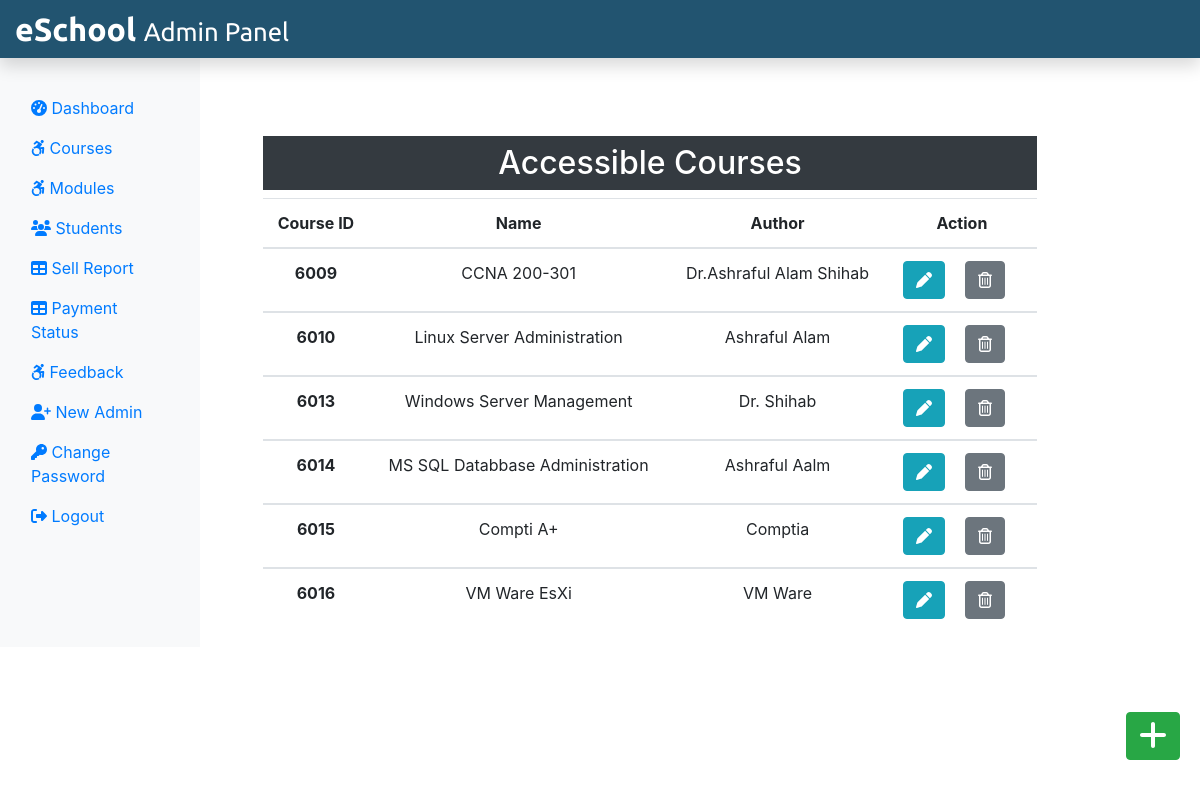
Page /eschool/Admin/courses_in_admin.php (signed in) on the committed database.
### tables this page shows
CREATE TABLE `courses` (
  `course_id` int(20) NOT NULL,
  `course_name` varchar(255) NOT NULL,
  `course_desc` text NOT NULL,
  `course_author` varchar(255) NOT NULL,
  `course_img` text NOT NULL,
  `course_duration` varchar(255) NOT NULL,
  `course_price` int(20) NOT NULL,
  `course_original_price` int(20) NOT NULL,
  `is_active` int(11) NOT NULL DEFAULT 1,
  `timestamps` datetime NOT NULL DEFAULT current_timestamp()
);

### eschool/Admin/courses_in_admin.php (the view, shortened to what this page needs)
<?php
include_once('../Partials/_dbconnect.php');
include_once('admin_header.php');
?>
<div class="col-sm-9 mt-5">
    <div class="mx-5 mt-5 text-center">
        <h2 class="bg-dark text-white p-2">Accessible Courses </h2>
        <?php
        $sql = "SELECT * FROM courses WHERE is_active=1";
        $result = $connection->query($sql);
        if ($result->num_rows > 0) {
        ?>
        <table class="table">
            <thead>
                <tr>
                    <th scope="col">Course ID</th>
                    <th scope="col">Name</th>
                    <th scope="col">Author</th>
                    <th scope="col">Action</th>
                </tr>
            </thead>
            <tbody>
                <?php while ($row = $result->fetch_assoc()) { ?>
                <tr>
                    <th scope="row"><?php echo $row['course_id']; ?></th>
                    <td><?php echo $row['course_name']; ?></td>
                    <td><?php echo $row['course_author']; ?></td>
                    <td>
                        <form action="edit_course.php" method="POST" class="d-inline">
                            <button type="submit" class="btn btn-info mr-3" name="course_edit" value="Edit"><i
                                    class="fas fa-pen"></i></button>
                        </form>
                        <form action="" method="POST" class="d-inline">
                            <button type="submit" class="btn btn-secondary mr-3" name="course_delete" value="Delete"><i
                                    class="far fa-trash-alt"></i></button>
                        </form>
                    </td>
                </tr>
            </tbody>
            <?php } ?>
        </table>
        <?php } else {
            echo '<h2 class="text-center">No Course Available</h2>';
        }
        ?>
    </div>
</div>
<div>
    <a href="add_course.php" class="btn btn-success box"><i class="fas fa-plus fa-2x"></i></a>
</div>
<?php include_once('./admin_footer.php') ?>

### eschool/css/admin_style.css (style rules this page uses)
* { margin: 0; padding: 0; box-sizing: border-box; }
.box { position: fixed; bottom: 10px; right: 20px; margin-bottom: 30px; }

### rows in the picture
courses: course_id "6009", course_name "CCNA 200-301", course_author "Dr.Ashraful Alam Shihab"
courses: course_id "6010", course_name "Linux Server Administration", course_author "Ashraful Alam"
courses: course_id "6013", course_name "Windows Server Management", course_author "Dr. Shihab"
courses: course_id "6014", course_name "MS SQL Databbase Administration", course_author "Ashraful Aalm"
courses: course_id "6015", course_name "Compti A+", course_author "Comptia"
courses: course_id "6016", course_name "VM Ware EsXi", course_author "VM Ware"
